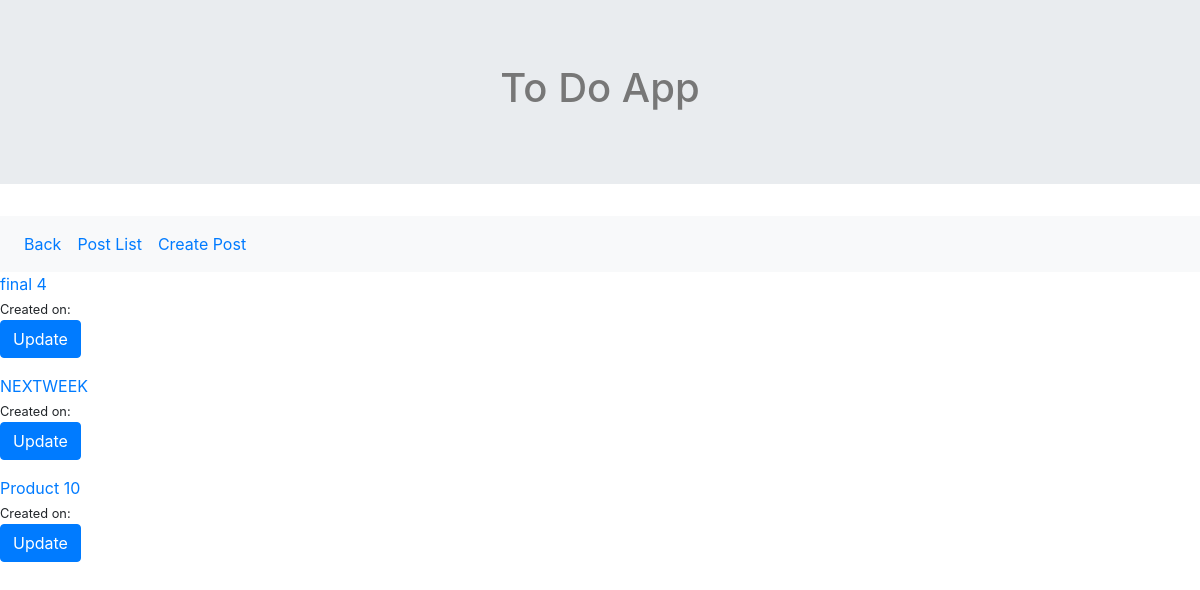
Page /post/ on the committed database.
### post/models.py (models this page shows, shortened)
class Post(models.Model):
    title       = models.CharField(max_length=120)
    created     = models.DateTimeField(auto_now_add=True)
    description = models.TextField(null=False)
    slug = models.SlugField(max_length=50, unique=True)
    def get_absolute_detail_url(self):
        return reverse("post:post-detail", kwargs={"slug": self.slug})

### post/views.py (the view)
# urls.py: path('', PostListView.as_view(), name='post-list'),
class PostListView(ListView):
    template_name = 'post/post_list.html'
    queryset = Post.objects.all()

### post/templates/post/post_list.html (shortened to what this page needs)
{% extends 'base.html' %}
{% block content %}
    {% for instance in object_list %}
        <a href = '{{ instance.get_absolute_detail_url }}'> {{ instance.title }}</a>
        <br><small>Created on: {{ post.created }}</small></br>
            <button type="button" class="btn btn-primary" data-toggle="modal" data-target="#myModal">
              Update
            </button>
    {% endfor %}
{% endblock content %}

### static/css/base.css (style rules this page uses)
* { margin: 0; padding:0; }

### rows in the picture
Post: title "final 4"
Post: title "NEXTWEEK"
Post: title "Product 10"
